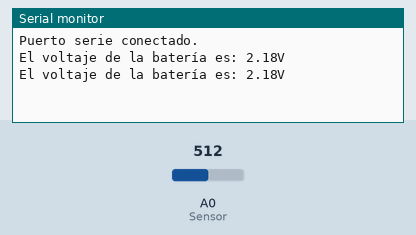
Simulated run of this sketch. Board: ESP8266 (NodeMCU). On the bench: the last lines printed to the serial monitor. The test bench sets the inputs (shaded band); at power-on: A0 (Sensor) = 512. WiFi joins after 1.5 s; servers stay silent unless stated.

Above: at 3.0 s.
3.1 s: A0 (Sensor) set to 716
At 3.7 s:
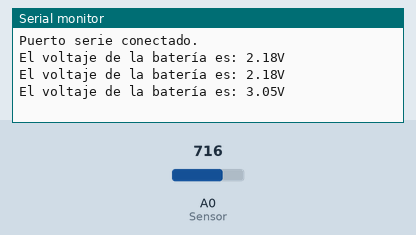
4.6 s: A0 (Sensor) set to 900
At 5.12 s:
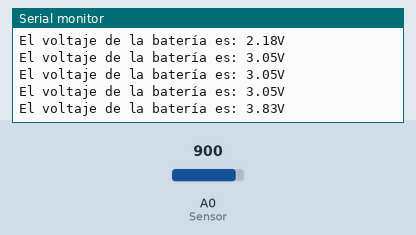
Timing chart, 0 to 7.6 s (numbered marks = the images above; inputs shaded):
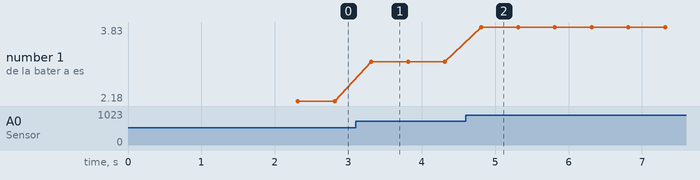

Measured:
- after the input at 3.1 s, the serial monitor: prints a new line after 0.21 s (image 1)
- after the input at 4.6 s, the serial monitor: prints a new line after 0.21 s (image 2)
- plotted number 1: 2.18 → 3.05 after the input at 3.1 s, 3.05 → 3.83 after the input at 4.6 s

The sketch:

program_v0.ino
```cpp
#define BLYNK_TEMPLATE_ID "TMPLrhCJ0pMA"
#define BLYNK_DEVICE_NAME "autogarden beta"

char auth[] = "9Ti1qcom3IewLYNx72JTiz4DnIOU7TXw";

#include <ESP8266WiFi.h>
#include <BlynkSimpleEsp8266.h>

// Your WiFi credentials.
// Set password to "" for open networks.
char ssid[] = "ONO6718";
char pass[] = "Yr57hEBV3mkr";

int Sensor = A0;
float ratio_resistencias = (9.97+3.2)/9.97;
float offset_div_tension = 0.0;
float Vout = 0.0, Vin = 0.0, Vin_percent = 0.0;

BlynkTimer timer;

void setup() {
  // put your setup code here, to run once:
  Serial.begin(9600);
  Serial.println("Puerto serie conectado.");

  Blynk.begin(auth, ssid, pass);

  timer.setInterval(500L, sendDataEvent);
}

void sendDataEvent() {
  // put your main code here, to run repeatedly:
  Vout = analogRead(Sensor);
  delay(10);

  Vin = (Vout/1024)*3.3*ratio_resistencias + offset_div_tension;
  Vin_percent = map(Vin, 2.8, 4.2, 0, 100);

  Blynk.virtualWrite(V0, Vin_percent);
  Blynk.virtualWrite(V2, Vin);

  Serial.print("El voltaje de la batería es: ");
  Serial.print(Vin);
  Serial.println ("V");
}

void loop(){
  Blynk.run();
  timer.run();
}
```
